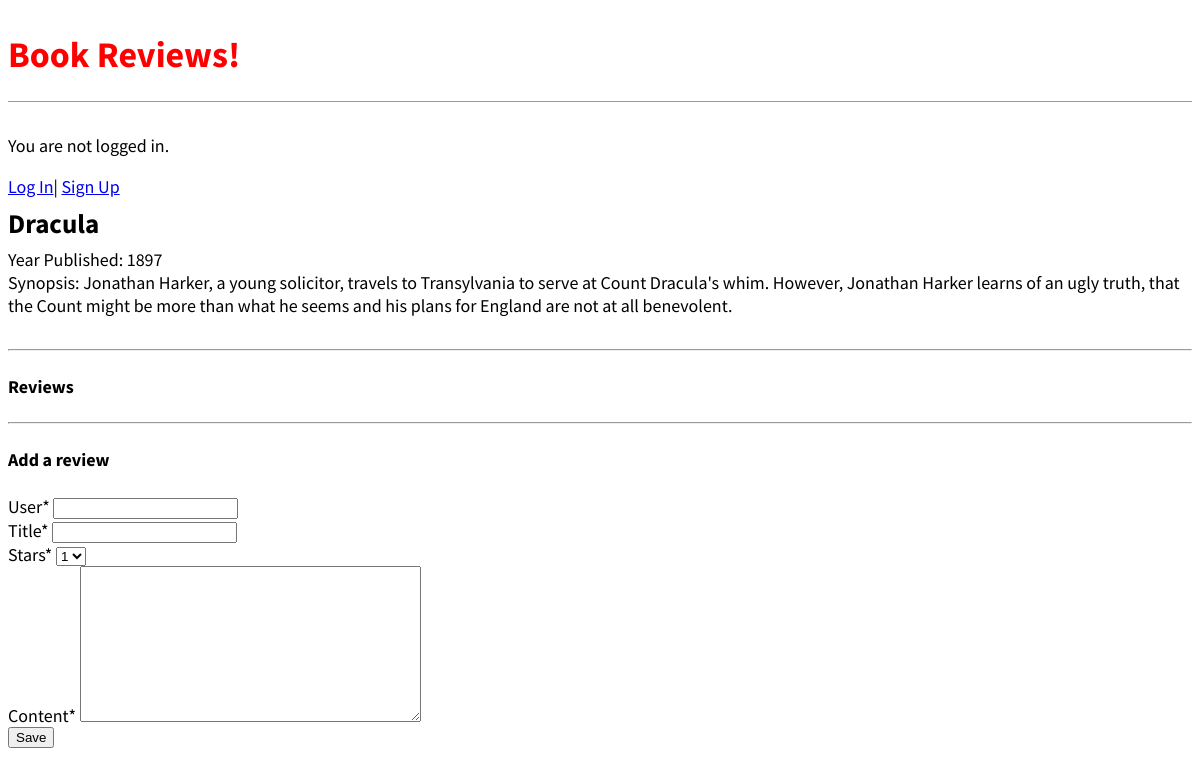
Screenshot of /book/4/ with the database file from the repository.
### books/models.py (models this page shows, shortened)
class Book(models.Model):
    title = models.CharField(max_length=120)
    author = models.CharField(max_length=50)
    synopsis = models.TextField()
    year_published = models.IntegerField()

### books/views.py (the view, shortened to what this page needs)
# urls.py: path("book/<int:pk>/", BookDetailView.as_view(), name="book_detail"),
class BookDetailView(View): # new
    def get(self, request, *args, **kwargs):
        view = ReviewGet.as_view()
        return view(request, *args, **kwargs)

### books/forms.py
class ReviewForm(forms.ModelForm):
    class Meta:
        model = Review
        fields = ("user", "title", "stars", "content")

### books/views.py (called while the page is built)
    def get_context_data(self, **kwargs): # new
        context = super().get_context_data(**kwargs)
        context["form"] = ReviewForm()
        return context

### books/templates/book_detail.html (shortened to what this page needs)
{% extends "base.html" %}
{% load crispy_forms_tags %}
    {% block content %}
        <div class="book-entry">
            <h2>{{ object.title }}</h2>
            <p>Year Published: {{ object.year_published }}</p>
            <p>Synopsis: {{ object.synopsis }}</p>
        </div>
        <hr>
        <h4>Reviews</h4>
        <hr>
        <h4>Add a review</h4>
            <form action="" method="post">{% csrf_token %}
                {{ form|crispy }}
                <button class="btn btn-success ml-2" type="submit">Save</button>
            </form>
    {% endblock content %}

### static/css/base.css (style rules this page uses)
body { font-family: 'Source Sans Pro', sans-serif; font-size: 18px; }
.book-entry { margin-bottom: 2rem; }
.book-entry h2 { margin: 0.5rem 0; }
.book-entry p { margin: 0; font-weight: 400; }

### rows the page displays
Book: title "Dracula", year_published "1897", synopsis "Jonathan Harker, a young solicitor, travels to Transylvania to serve at Count Dracula's whim. However, Jonathan Harker learns of an ugly truth, that the Count might be more than what he seems and his plans for England are not at all benevolent."
